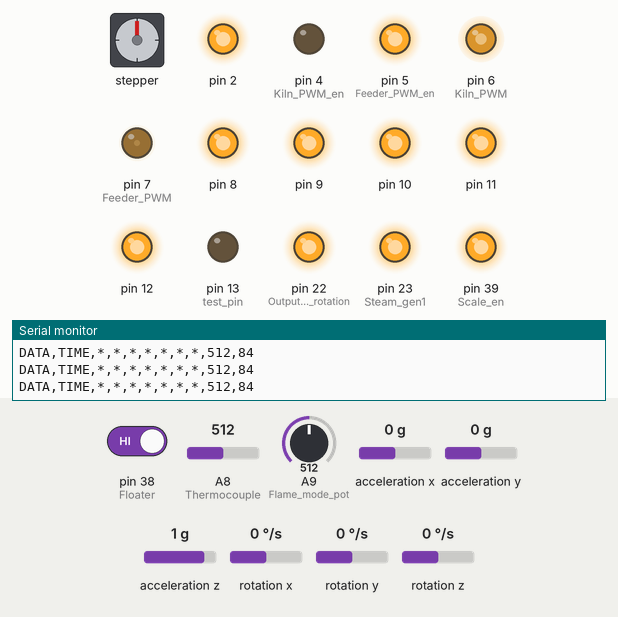
The sketch below on a simulated Arduino Mega 2560, built with avr-gcc and run on an emulated ATmega2560. Shown: stepper motor, output pins drawn as LEDs (lit = HIGH), the last lines printed to the serial monitor. Wiring (inferred from the names in the program): MPU-9250 motion sensor at I2C address 0x68; stepper motor (200 steps per turn assumed): coils pin 14, pin 15, pin 16, pin 17. The inputs (shaded band) are chosen by the test bench; at power-on: A9 (Flame_mode_pot) = 512, pin 38 (Floater) HIGH, A8 (Thermocouple) = 512, acceleration x 0 g, acceleration y 0 g, acceleration z 1 g, rotation x 0 °/s, rotation y 0 °/s, rotation z 0 °/s. Pins used as bus, display or sensor lines are not drawn.

Above: at 0.9 s.
1.0 s: A9 (Flame_mode_pot) set to 551
4.0 s: A9 (Flame_mode_pot) set to 583
7.0 s: A9 (Flame_mode_pot) set to 391
8.5 s: A9 (Flame_mode_pot) set to 369
At 9.3 s:
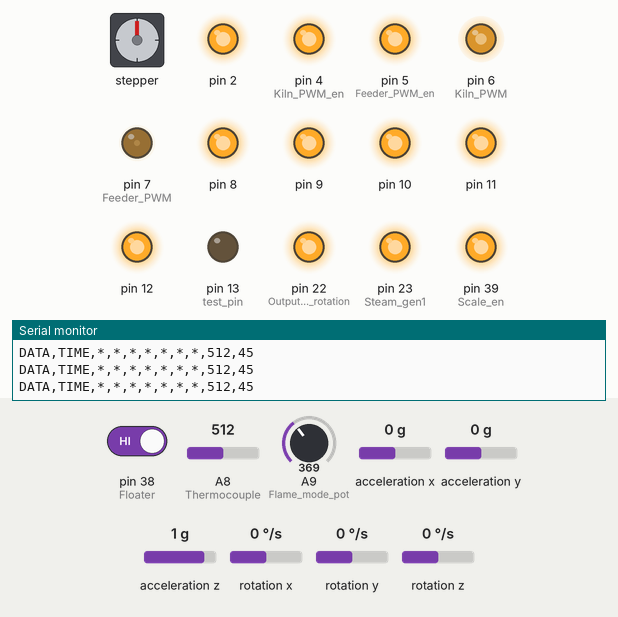
10.0 s: A9 (Flame_mode_pot) set to 518
12.3 s: A9 (Flame_mode_pot) set to 544
At 14.2 s:
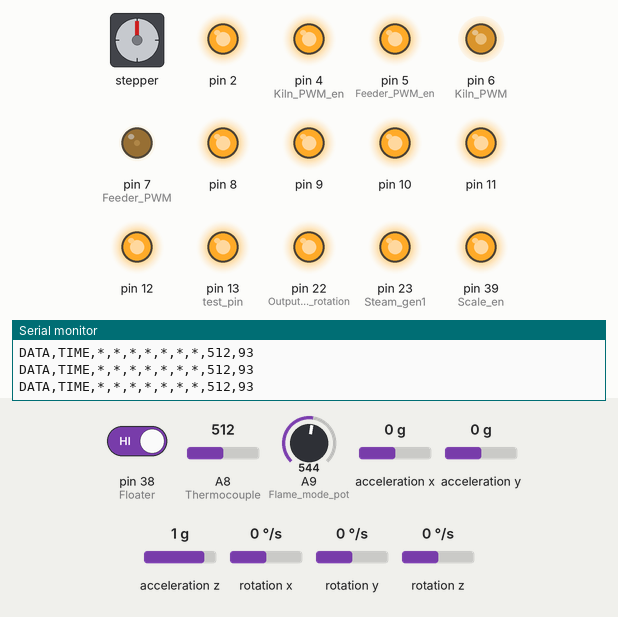
Timing chart, 0 to 16.3 s (numbered marks = the images above; inputs shaded):
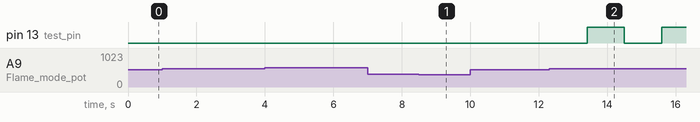

Measured:
- the behaviour switches between 384 and 383 on A9 (Flame_mode_pot) (found by bisection; images 0 and 1)
- the behaviour switches between 531 and 532 on A9 (Flame_mode_pot) (found by bisection; images 1 and 2)
- after the input at 8.5 s, pin 4 (Kiln_PWM_en): LOW → HIGH at once
- after the input at 12.3 s, pin 13 (test_pin): LOW → HIGH after 1.1 s, → LOW 1.1 s later, → HIGH 1.1 s later

The sketch:

EX25.ino
```cpp
#include <EEPROM.h>
#include "Wire.h"

int feeder_RPM_set = 5;   // 0 - 34 RPM
float kiln_RPM_set = 8;     // 0.00 - 12.00 RPM
int temperature_set = 385;    // 0 to 1023 C
int steam_mode = 1;         // 1 , 2 , 3


#define MPU9250_ADDRESS 0x68
#define MPU9250_ACC_FULL_SCALE_2_G 0x00

#define test_pin 13
#define Flame_mode_pot A9
#define Thermocouple A8
#define Floater 38
#define Steam_gen1 23
#define Steam_gen2 25
#define Steam_gen3 27
#define Gas_pump 29
#define Air_valve 31
#define Gas_valve 33
#define Water_inlet 35
#define Steam_pump 37
#define Scale_en 39
#define Flame_stepper1 14
#define Flame_stepper2 15
#define Flame_stepper3 16
#define Flame_stepper4 17
#define IR_sensor 3 //#define Hall_sensor 3
#define Feeder_PWM 7
#define Kiln_PWM 6
#define Feeder_PWM_en 5
#define Kiln_PWM_en 4
#define Output_cooling_rotation 22
#define Output_cooling_water 24

#define MQ2 A2
#define MQ3 A6
#define MQ4 A4
#define MQ7 A5
#define MQ9 A1
#define MQ135 A0
#define MQ214 A3

long k;
uint8_t Buf[14];
//#define V0_set_button 13   // button used for setting all V0 values

int temperature,temperature_diff ,stepper_counter,analyzer_counter,floater_counter,process_startup_counter,stepper_position,flame_mode,scale_speed;
bool temperature_condition;
boolean prevstate;
unsigned long time_prev,time_prev2,time_prev3,time_diff;
//bool V0_set_state = false;
float yangle,feeder_RPM;
int RPM_count;


//Values for MQ2
float MQ2_V0;  // Get the value of V0 via in Air
double MQ2_ratio; // Get ratio ( MQ2_volt - MQ2_V0 ) / MQ2_V0
float MQ2_ppm;
float MQ2_volt;

//Values for MQ3
float MQ3_V0;  // Get the value of V0 via in Air
double MQ3_ratio; // Get ratio ( MQ3_volt - MQ3_V0 ) / MQ3_V0
float MQ3_ppm;
float MQ3_volt;

//Values for MQ4
float MQ4_V0;  // Get the value of V0 via in Air
double MQ4_ratio; // Get ratio ( MQ4_volt - MQ4_V0 ) / MQ4_V0
float MQ4_ppm;
float MQ4_volt;

//Values for MQ7
float MQ7_V0;  // Get the value of V0 via in Air
double MQ7_ratio; // Get ratio ( MQ7_volt - MQ7_V0 ) / MQ7_V0
float MQ7_ppm;
float MQ7_volt;

//Values for MQ9
float MQ9_V0;  // Get the value of V0 via in Air
double MQ9_ratio; // Get ratio ( MQ9_volt - MQ9_V0 ) / MQ9_V0
float MQ9_ppm;
float MQ9_volt;

//Values for MQ135
float MQ135_V0;  // Get the value of V0 via in Air
double MQ135_ratio; // Get ratio ( MQ135_volt - MQ135_V0 ) / MQ135_V0
float MQ135_ppm;
float MQ135_volt;

//Values for MQ214
float MQ214_V0;  // Get the value of V0 via in Air
double MQ214_ratio; // Get ratio ( MQ214_volt - MQ214_V0 ) / MQ214_V0
float MQ214_ppm;
float MQ214_volt;


//EEPROM addresses
const int address0 = 0;
const int address1 = address0+sizeof(float);
const int address2 = address1+sizeof(float);
const int address3 = address2+sizeof(float);
const int address4 = address3+sizeof(float);
const int address5 = address4+sizeof(float);
const int address6 = address5+sizeof(float);
const int median_number = 31;


// Process Startup Timer
// Timer5 overflow interrupt service routine
ISR(TIMER5_COMPA_vect){
//interrupt commands for TIMER 5 here
process_startup_counter++;
if(process_startup_counter == 1){  digitalWrite(Feeder_PWM_en,HIGH);}
//if(process_startup_counter == 30){ set_steam_mode(LOW);digitalWrite(Steam_pump,LOW);}
if(process_startup_counter == 90){ digitalWrite(Output_cooling_rotation,LOW);digitalWrite(Output_cooling_water,LOW);TCCR5B = 0;/*Timer5 Disable*/}
}


// Timer3 overflow interrupt service routine (used for feeder rpm measuring)
ISR(TIMER3_COMPA_vect){
cli();
if(temperature_condition==1){
boolean currentstate = digitalRead(IR_sensor); // Read IR sensor state
 unsigned long duration = ( micros() - time_prev ); // Time difference between revolution in microsecond
 if( prevstate != currentstate) // If there is change in input
   {
     if( currentstate == HIGH ) // If input only changes from LOW to HIGH
       {
         feeder_RPM = (2500000/duration); // rpm = (1/ time millis)*1000*1000*60;
         time_prev = micros(); // store time for nect revolution calculation
         //    out1=map(out1,0,255,0,34);
        if (feeder_RPM > feeder_RPM_set) OCR4BL--;
        if (feeder_RPM < feeder_RPM_set) OCR4BL++;
       }
   }
 if (prevstate == currentstate && duration > 1000000) OCR4BL++;
 if (OCR4BL>254) OCR4BL=254;
 if (OCR4BL<60) OCR4BL=60;
 prevstate = currentstate; // store this scan (prev scan) data for next scan
}
sei();
}

void check_temperature(void){
digitalWrite(test_pin,digitalRead(test_pin) ^ 1);
stepper_counter ++;


  if(temperature_diff > -10 && temperature_diff < 10 && temperature_condition ==0){
  temperature_condition = 1;
  TCCR5B |= (1 << WGM52); // Start Process Startup Timer (Timer 5) // turn on CTC mode
  TCCR5B |= (1 << CS52) | (0 << CS51) | (0 << CS50); // Set CS12, CS11 and CS10 bits for 256 prescaler
  }


  if(temperature_condition == 1){
  if(analyzer_counter == 0){set_steam_mode(LOW);digitalWrite(Steam_pump,LOW);}
  analyzer_counter++;
  if(analyzer_counter == 10){set_steam_mode(HIGH);}
  if(analyzer_counter == 21){digitalWrite(Steam_pump,HIGH);}
  if(analyzer_counter == 31){digitalWrite(Air_valve,HIGH);delay(200);digitalWrite(Gas_valve,LOW);delay(200);digitalWrite(Gas_pump,LOW);}
  if(analyzer_counter == 61){digitalWrite(Gas_valve,HIGH);delay(200);digitalWrite(Air_valve,LOW);delay(200);digitalWrite(Steam_pump,LOW);delay(200);set_steam_mode(LOW);}  /////////////////////////be in khat mirese mitereke
  if(analyzer_counter == 151){digitalWrite(Gas_pump,HIGH);delay(200);digitalWrite(Air_valve,HIGH);}
  if(analyzer_counter == 240){analyzer_counter=0;}
}


  if(stepper_counter > 5){
    //digitalWrite(Flame_stepper2,HIGH);digitalWrite(Flame_stepper1,LOW);
    if( temperature_diff < -2 && stepper_position > 48) {digitalWrite(Flame_stepper2,LOW);digitalWrite(Flame_stepper1,HIGH);}
  else if(temperature_diff  > 2){digitalWrite(Flame_stepper2,HIGH);digitalWrite(Flame_stepper1,LOW);}
  stepper_counter = 0;
  }


  //water level
  if(digitalRead(Floater)==LOW && floater_counter < 3) floater_counter ++;
  if(digitalRead(Floater)==HIGH && floater_counter < 3) floater_counter = 0;

  if(floater_counter >= 3) {digitalWrite(Water_inlet,LOW); floater_counter++;}
  if(floater_counter == 7) {digitalWrite(Water_inlet,HIGH); floater_counter = 0;}
}


void I2Cread(uint8_t Address, uint8_t Register, uint8_t Nbytes, uint8_t* Data)
{
  // Set register address
  Wire.beginTransmission(Address);
  Wire.write(Register);
  Wire.endTransmission();

  // Read Nbytes
  Wire.requestFrom(Address, Nbytes);
  uint8_t index = 0;
  while (Wire.available()) Data[index++] = Wire.read();
}

void I2CwriteByte(uint8_t Address, uint8_t Register, uint8_t Data)
{
  // Set register address
  Wire.beginTransmission(Address);
  Wire.write(Register);
  Wire.write(Data);
  Wire.endTransmission();
}


void get_angle(void){
  I2Cread(MPU9250_ADDRESS, 0x3B, 14, Buf);
  int16_t ay = -(Buf[2] << 8 | Buf[3]);
  yangle = ay / 182.04 + 4.5;
  yangle = float(int(yangle*2)) / 2;
}


void setup() {

Wire.begin();       //THE NEVER ENDING HHHHHAAAAAAAAAAAAAANNNNNNNNNNNNGGGGGGGGGGGGGG
I2CwriteByte(MPU9250_ADDRESS, 29, 0x06);
I2CwriteByte(MPU9250_ADDRESS, 28, MPU9250_ACC_FULL_SCALE_2_G);
I2CwriteByte(MPU9250_ADDRESS, 108, 0x2F);
get_angle();
Wire.end();

cli(); //another part of HAAAAAAAAAAAANNNNNNNNNNGGGGGGGGGGG

//**********************************Unused pins:*****///
pinMode(A10,OUTPUT);
digitalWrite(A10,HIGH);
pinMode(A11,OUTPUT);
digitalWrite(A11,HIGH);
pinMode(A12,OUTPUT);
digitalWrite(A12,HIGH);
pinMode(A13,OUTPUT);
digitalWrite(A13,HIGH);
pinMode(A14,OUTPUT);
digitalWrite(A14,HIGH);
pinMode(A15,OUTPUT);
digitalWrite(A15,HIGH);
pinMode(2,OUTPUT);
digitalWrite(2,HIGH);
for(int i=8;i<=12;i++){pinMode(i,OUTPUT);digitalWrite(i,HIGH);}
for(int i=26;i<=36;i=i+2){pinMode(i,OUTPUT);digitalWrite(i,HIGH);}
for(int i=39;i<=53;i++){pinMode(i,OUTPUT);digitalWrite(i,HIGH);}
pinMode(Flame_stepper3,OUTPUT);
digitalWrite(Flame_stepper3,HIGH);
pinMode(Flame_stepper4,OUTPUT);
digitalWrite(Flame_stepper4,HIGH);
//***********************///////////////////////////////

pinMode(test_pin,OUTPUT);
pinMode(Scale_en,OUTPUT);
//pinMode(V0_set_button,INPUT_PULLUP);
pinMode(Floater,INPUT_PULLUP);
pinMode(Steam_gen1,OUTPUT);
pinMode(Steam_gen2,OUTPUT);
pinMode(Steam_gen3,OUTPUT);
pinMode(Steam_pump,OUTPUT);
pinMode(Gas_pump,OUTPUT);
pinMode(Air_valve,OUTPUT);
pinMode(Gas_valve,OUTPUT);
pinMode(Water_inlet,OUTPUT);
pinMode(Flame_stepper1,OUTPUT);
pinMode(Flame_stepper2,OUTPUT);
pinMode(Flame_stepper3,OUTPUT);
pinMode(Flame_stepper4,OUTPUT);
pinMode(IR_sensor,INPUT); //pinMode(Hall_sensor,INPUT_PULLUP);
pinMode(Feeder_PWM,OUTPUT);
pinMode(Kiln_PWM,OUTPUT);
pinMode(Feeder_PWM_en,OUTPUT);
pinMode(Kiln_PWM_en,OUTPUT);
pinMode(Output_cooling_rotation,OUTPUT);
pinMode(Output_cooling_water,OUTPUT);

digitalWrite(Feeder_PWM_en,LOW);
digitalWrite(Kiln_PWM_en,LOW);
digitalWrite(Gas_valve,HIGH);
digitalWrite(Steam_pump,HIGH);
digitalWrite(Air_valve,HIGH);
digitalWrite(Gas_pump,HIGH);
digitalWrite(Water_inlet,HIGH);
digitalWrite(Steam_gen1,HIGH);
digitalWrite(Steam_gen2,HIGH);
digitalWrite(Steam_gen3,HIGH);
digitalWrite(Scale_en,HIGH);
digitalWrite(Output_cooling_rotation,HIGH);
digitalWrite(Output_cooling_water,HIGH);

// TIMER 3 for interrupt frequency 100 Hz:
TCCR3A = 0; // set entire TCCR1A register to 0
TCCR3B = 0; // same for TCCR1B
TCNT3  = 0; // initialize counter value to 0
// set compare match register for 100 Hz increments
OCR3A = 19999; // = 16000000 / (8 * 100) - 1 (must be <65536)
// turn on CTC mode
TCCR3B |= (1 << WGM32);
// Set CS12, CS11 and CS10 bits for 8 prescaler
TCCR3B |= (0 << CS32) | (1 << CS31) | (0 << CS30);
// enable timer compare interrupt
TIMSK3 |= (1 << OCIE3A);

// Timer/Counter 4 initialization
// Clock source: System Clock
// Clock value: 2000.000 kHz
// Mode: Fast PWM top=0x00FF
// OC4A output: Non-Inverted PWM
// OC4B output: Non-Inverted PWM
// OC4C output: Disconnected
// Noise Canceler: Off
// Input Capture on Falling Edge
// Timer Period: 0.128 ms
// Output Pulse(s):
// OC4A Period: 0.128 ms Width: 0.032125 ms
// OC4B Period: 0.128 ms Width: 0.064251 ms
// Timer4 Overflow Interrupt: Off
// Input Capture Interrupt: Off
// Compare A Match Interrupt: Off
// Compare B Match Interrupt: Off
// Compare C Match Interrupt: Off
TCCR4A=(1<<COM4A1) | (0<<COM4A0) | (1<<COM4B1) | (0<<COM4B0) | (0<<COM4C1) | (0<<COM4C0) | (0<<WGM41) | (1<<WGM40);
TCCR4B=(0<<ICNC4) | (0<<ICES4) | (0<<WGM43) | (1<<WGM42) | (0<<CS42) | (1<<CS41) | (0<<CS40);
TCNT4H=0x00;
TCNT4L=0x00;
ICR4H=0x00;
ICR4L=0x00;
OCR4AH=0x00;
OCR4AL=0x00;
OCR4BH=0x00;
OCR4BL=0x00;
OCR4CH=0x00;
OCR4CL=0x00;


// TIMER 5 for interrupt frequency 1 Hz:
cli(); // stop interrupts
TCCR5A = 0; // set entire TCCR1A register to 0
TCCR5B = 0; // same for TCCR5B
TCNT5  = 0; // initialize counter value to 0
// set compare match register for 1 Hz increments
OCR5A = 62499; // = 16000000 / (256 * 1) - 1 (must be <65536)
// turn on CTC mode (off for now)
TCCR5B |= (0 << WGM52);
// Set CS12, CS11 and CS10 bits for 256 prescaler (no prescaler for now)
TCCR5B |= (0 << CS52) | (0 << CS51) | (0 << CS50);
// enable timer compare interrupt
TIMSK5 |= (1 << OCIE5A);
sei(); // allow interrupts


EEPROM.get(address0,MQ2_V0);
EEPROM.get(address1,MQ3_V0);
EEPROM.get(address2,MQ4_V0);
EEPROM.get(address3,MQ7_V0);
EEPROM.get(address4,MQ9_V0);
EEPROM.get(address5,MQ135_V0);
EEPROM.get(address6,MQ214_V0);


Serial.begin(9600);
Serial1.begin(9600);

Serial.println("LABEL,Zaman,MQ2_volt,MQ3_volt,MQ4_volt,MQ7_volt,MQ9_volt,MQ135_volt,MQ214_volt,Temperature,Flame_mode,Feeder_RPM,Scale_Speed");//,Angle,MQ2_ratio,MQ3_ratio,MQ4_ratio,MQ7_ratio,MQ9_ratio,MQ135_ratio,MQ214_ratio"); //LABEL, so excel knows the next things will be the names of the columns
Serial.print("DATA,TIME,*,*,*,*,*,*,*,*,*,*,*,");
Serial.print(yangle);
Serial.print(",");
Serial.print(temperature_set);
Serial.print(",");
Serial.print(feeder_RPM_set);
Serial.print(",");
Serial.print(kiln_RPM_set);
Serial.print(",");
Serial.println(steam_mode);

Serial.println("RESETTIMER"); //resets timer to 0


int b = kiln_RPM_set * 255 / 12;
OCR4AL = b;
int c = feeder_RPM_set * 255 / 34;
OCR4BL = c;


//************ Machine Pre-Heating Mode *************//

//Turns Flame mode valve to 90deg
while(stepper_position < 88){
get_temperature();
send_data();
digitalWrite(Flame_stepper2,HIGH);digitalWrite(Flame_stepper1,LOW);
get_stepper_position();
}

//starts closing the valve until 45deg(start)
while(stepper_position > 48){
get_temperature();
send_data();
digitalWrite(Flame_stepper2,LOW);digitalWrite(Flame_stepper1,HIGH);
get_stepper_position();
}
//stops the valve
digitalWrite(Flame_stepper1,LOW);digitalWrite(Flame_stepper2,LOW);

while(temperature < 100){
  get_temperature();
  send_data();
  digitalWrite(test_pin,digitalRead(test_pin) ^ 1);
  delay(1000);
}
digitalWrite(Kiln_PWM_en,HIGH);

//starts opening the valve until 70deg
while(stepper_position < 70){
get_temperature();
send_data();
digitalWrite(Flame_stepper2,HIGH);digitalWrite(Flame_stepper1,LOW);
get_stepper_position();
}
//stops the valve
digitalWrite(Flame_stepper1,LOW);digitalWrite(Flame_stepper2,LOW);

while(temperature < 170){
  get_temperature();
  send_data();
  digitalWrite(test_pin,digitalRead(test_pin) ^ 1);
  delay(1000);
}

//starts opening the valve until 90deg
while(stepper_position < 90){
digitalWrite(Flame_stepper2,HIGH);digitalWrite(Flame_stepper1,LOW);
get_temperature();
send_data();
get_stepper_position();
}
//stops the valve
digitalWrite(Flame_stepper1,LOW);digitalWrite(Flame_stepper2,LOW);

while(temperature < 250){
  get_temperature();
  send_data();
  digitalWrite(test_pin,digitalRead(test_pin) ^ 1);
  delay(1000);
}


digitalWrite(test_pin,HIGH);
sei();
}


void loop() {
  k++;
  get_temperature();
  temperature_diff = temperature_set - temperature;

  if(millis() > (time_prev2 + 1000)){
  time_prev2 = millis();
  check_temperature();
  }

  get_stepper_position();
  if(stepper_position < 48 && temperature_diff < -2){digitalWrite(Flame_stepper1,LOW);digitalWrite(Flame_stepper2,LOW);}
  if(stepper_position - temperature_diff < 2 && stepper_position - temperature_diff > -2){digitalWrite(Flame_stepper1,LOW);digitalWrite(Flame_stepper2,LOW);}

  get_scale_data();
  get_MQ_data();
  send_data();
  /*
  if(digitalRead(V0_set_button)==LOW) {
    while(digitalRead(V0_set_button)==LOW);

    MQ2_V0 = MQ2_volt ;
    MQ3_V0 = MQ3_volt ;
    MQ4_V0 = MQ4_volt ;
    MQ7_V0 = MQ7_volt ;
    MQ9_V0 = MQ9_volt ;
    MQ135_V0 = MQ135_volt ;
    MQ214_V0 = MQ214_volt ;
    EEPROM.put(address0,MQ2_V0);
    EEPROM.put(address1,MQ3_V0);
    EEPROM.put(address2,MQ4_V0);
    EEPROM.put(address3,MQ7_V0);
    EEPROM.put(address4,MQ9_V0);
    EEPROM.put(address5,MQ135_V0);
    EEPROM.put(address6,MQ214_V0);

  }*/

  delay(100);
}

void set_steam_mode(bool state){
  switch (steam_mode){
    case 1:
      digitalWrite(Steam_gen1,state);
      break;
    case 2:
      digitalWrite(Steam_gen1,state);
      digitalWrite(Steam_gen2,state);
      break;
    case 3:
      digitalWrite(Steam_gen1,state);
      digitalWrite(Steam_gen2,state);
      digitalWrite(Steam_gen3,state);
      break;
  }
}
void send_data(void){
  //cli(); //disable all interrupts         !!!!!!!!!!!!!!dar soorate niaz uncomment konid
  if(temperature_condition == 1){
  Serial.print("DATA,TIME,");
  Serial.print(MQ2_volt);
  Serial.print(",");
  Serial.print(MQ3_volt);
  Serial.print(",");
  Serial.print(MQ4_volt);
  Serial.print(",");
  Serial.print(MQ7_volt);
  Serial.print(",");
  Serial.print(MQ9_volt);
  Serial.print(",");
  Serial.print(MQ135_volt);
  Serial.print(",");
  Serial.print(MQ214_volt);
  Serial.print(",");
  /*
  Serial.print(MQ2_ratio);
  Serial.print(",");
  Serial.print(MQ3_ratio);
  Serial.print(",");
  Serial.print(MQ4_ratio);
  Serial.print(",");
  Serial.print(MQ7_ratio);
  Serial.print(",");
  Serial.print(MQ9_ratio);
  Serial.print(",");
  Serial.print(MQ135_ratio);
  Serial.print(",");
  Serial.print(MQ214_ratio);
  Serial.print(",");
  */
  Serial.print(temperature);
  Serial.print(",");
  Serial.print(flame_mode);
  Serial.print(",");
  Serial.print(feeder_RPM);
  Serial.print(",");
  Serial.println(scale_speed);
  /*
  Serial.print(",");
  Serial.print(OCR4BL);
  Serial.print(",");
  Serial.println(temperature_diff);*/
  }
    else{
  Serial.print("DATA,TIME,");
  Serial.print("*,*,*,*,*,*,*,");
  Serial.print(temperature);
  Serial.print(",");
  Serial.println(flame_mode);
  //sei(); //enable all interrupts       !!!!!!!!!!!!!!dar soorate niaz uncomment konid
  }
}

void get_scale_data(void){
  if(millis() > (time_prev3 + 6700)){
  time_prev3 = millis();
  //while(Serial1.available()==0);
  digitalWrite(Scale_en,LOW);
  //if(Serial1.available()) scale_speed = Serial1.parseInt();
  digitalWrite(Scale_en,HIGH);
  }
}

void get_MQ_data(void){
    if(temperature_condition == 1){
  //get the values :
    get_MQ2_ratio();
    get_MQ3_ratio();
    get_MQ4_ratio();
    get_MQ7_ratio();
    get_MQ9_ratio();
    get_MQ135_ratio();
    get_MQ214_ratio();

    /*MQ2_ratio = (MQ2_volt - MQ2_V0)/MQ2_V0;
    MQ3_ratio = (MQ3_volt - MQ3_V0)/MQ3_V0;
    MQ4_ratio = (MQ4_volt - MQ4_V0)/MQ4_V0;
    MQ7_ratio = (MQ7_volt - MQ7_V0)/MQ7_V0;
    MQ9_ratio = (MQ9_volt - MQ9_V0)/MQ9_V0;
    MQ135_ratio = (MQ135_volt - MQ135_V0)/MQ135_V0;
    MQ214_ratio = (MQ214_volt - MQ214_V0)/MQ214_V0;*/
    }

}


void get_MQ2_ratio(void){

    int sensorValue[median_number];
  // Get a average data by testing 100 times
    for(int x = 0 ; x < median_number ; x++)
    {
        sensorValue[x] = analogRead(MQ2);
    }
    sort_array(sensorValue,median_number);
    MQ2_volt = sensorValue[median_number/2]*5.0/1023;

}

void get_MQ3_ratio(void){

    int sensorValue[median_number];
  // Get a average data by testing 100 times
    for(int x = 0 ; x < median_number ; x++)
    {
        sensorValue[x] = analogRead(MQ3);
    }
    sort_array(sensorValue,median_number);
    MQ3_volt = sensorValue[median_number/2]*5.0/1023;

}


void get_MQ4_ratio(void){

    int sensorValue[median_number];
  // Get a average data by testing 100 times
    for(int x = 0 ; x < median_number ; x++)
    {
        sensorValue[x] = analogRead(MQ4);
    }
    sort_array(sensorValue,median_number);
    MQ4_volt = sensorValue[median_number/2]*5.0/1023;

}


void get_MQ7_ratio(void){

  int sensorValue[median_number];
  // Get a average data by testing 100 times
    for(int x = 0 ; x < median_number ; x++)
    {
        sensorValue[x] = analogRead(MQ7);
    }
    sort_array(sensorValue,median_number);
    MQ7_volt = sensorValue[median_number/2]*5.0/1023;

}


void get_MQ9_ratio(void){

    int sensorValue[median_number];
  // Get a average data by testing 100 times
    for(int x = 0 ; x < median_number ; x++)
    {
        sensorValue[x] = analogRead(MQ9);
    }
    sort_array(sensorValue,median_number);
    MQ9_volt = sensorValue[median_number/2]*5.0/1023;

}

void get_MQ135_ratio(void){

    int sensorValue[median_number];
  // Get a average data by testing 100 times
    for(int x = 0 ; x <  median_number ; x++)
    {
        sensorValue[x] = analogRead(MQ135);
    }
    sort_array(sensorValue,median_number);
    MQ135_volt = sensorValue[median_number/2]*5.0/1023;

}


void get_MQ214_ratio(void){

    int sensorValue[median_number];
  // Get a average data by testing 100 times
    for(int x = 0 ; x < median_number ; x++)
    {
        sensorValue[x] = analogRead(MQ214);
    }
    sort_array(sensorValue,median_number);
    MQ214_volt = sensorValue[median_number/2]*5.0/1023;

}


void get_temperature(void){
  int i;
  int temperature_array[median_number];
  for(i=0;i<median_number;i++){
  temperature_array[i] = analogRead(Thermocouple);
  }
  sort_array(temperature_array,median_number);
  temperature = temperature_array[median_number/2];
}


void get_stepper_position(void){
  int j;
  int stepper_position_array[median_number];
  for(j=0;j<median_number;j++){
    stepper_position_array[j] = analogRead(Flame_mode_pot);
  }
  sort_array(stepper_position_array,median_number);
  stepper_position = map(stepper_position_array[median_number/2],205,532,0,90);
  flame_mode = stepper_position;
}


void sort_array(int a[], int size) {
    for(int i=0; i<(size-1); i++) {
        for(int o=0; o<(size-(i+1)); o++) {
                if(a[o] > a[o+1]) {
                    int t = a[o];
                    a[o] = a[o+1];
                    a[o+1] = t;
                }
        }
    }
}
```
